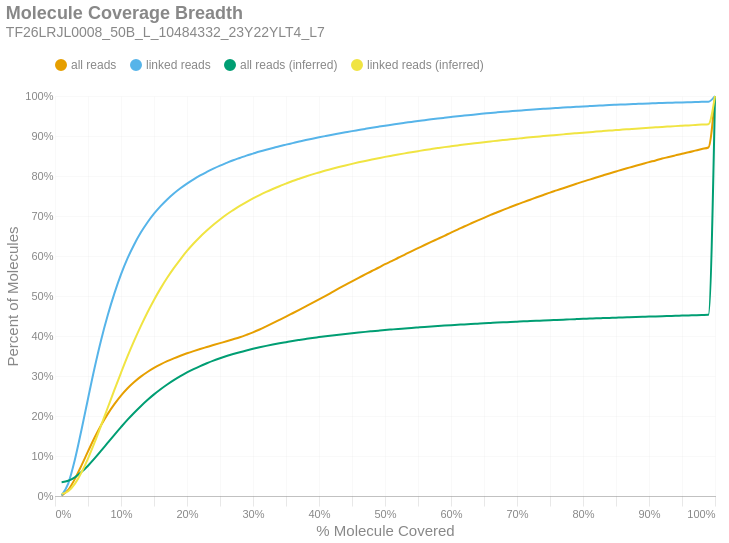

Notebook cell for this chart:
### Markdown cell above
### Molecule Read Coverage
This chart shows molecule coverage breadth as computed by the number of bases aligned to that molecule. In other words, "*how much of each unique long molecule is actually sequenced/aligned?*" Keep in mind there is a distinction between sequences and alignments, since some sequences belonging to a particular molecule may not align well and wouldn't appear in the alignment data. This chart also shows molecule coverage breadth as computed by the *inferred fragment* from which the aligned sequences originate. Unlike read coverage, this calculation takes into account the total insert size, including unsequenced gaps between the forward and reverse reads. Like the previous figures, these are cumulative percents.

### Code cell
if SKIPLR:
    print_html(f"Skipped")
else:
    binned_df = consolidated_hist(valids['coverage_bp'], mask, 0.01, True)
    binned_df_inf = consolidated_hist(valids['coverage_inserts'], mask, 0.01, True)
    binned_df = binned_df.with_columns(pl.lit(binned_df_inf['all reads (cumsum)']).alias('all reads (inferred)'))
    binned_df = binned_df.with_columns(pl.lit(binned_df_inf['linked reads (cumsum)']).alias('linked reads (inferred)'))
    binned_df = binned_df.with_columns(
        (pl.col('bin').cast(pl.Float64) + 0.01).alias('right_edge')
    )

    with SafeRender(binned_df):
        (
            density_plot(binned_df, 'Molecule Coverage Breadth', samplename, 'molcov', ['all reads (inferred)','linked reads (inferred)'])
            .encode(
                #x=alt.X('bin:Q', title="% Molecule Covered").axis(format = '%').scale(padding=0),
                x=alt.X('right_edge:Q', title="% Molecule Covered").axis(format='%').scale(padding=0),
                y=alt.Y('value:Q', title='Percent of Molecules')
                    .axis(format='%')
                    .stack(False)
                    .scale(domainMin=0, padding=0),
                color=alt.Color("key:N").scale(domain = ["all reads", "linked reads", "all reads (inferred)", "linked reads (inferred)"]),
                tooltip = [
                    alt.Tooltip("key:N", title = "Data Type"),
                    alt.Tooltip("range_label:N", title="% Molecule Covered"),
                    alt.Tooltip("value:Q", format = ".2%", title="% Molecules")
                ]
            )
        ).display()

### Figure 1 — Vega-Lite specification as saved in the notebook (floating-point values rounded to 4 significant figures)
{"width": "container", "height": 400, "config": {"title": {"anchor": "start", "dy": -15, "fontSize": 18, "color": "#888888", "subtitleColor": "#888888", "subtitleFontSize": 14}, "arc": {"fill": "#0072B2"}, "axis": {"domainColor": "#888888", "domainWidth": 0.5, "gridWidth": 0.2, "grid": false, "titleFontWeight": 400, "titleFontSize": 15, "labelFontSize": 11, "labelColor": "#888888", "tickColor": "#888888", "tickWidth": 0.2, "titleColor": "#888888"}, "axisBand": {"grid": false}, "axisX": {"grid": true, "tickSize": 10, "domainCap": "round"}, "axisY": {"domain": false, "grid": true, "tickSize": 0, "domainCap": "round"}, "background": "transparent", "header": {"labelFontSize": 15, "labelColor": "#888888", "titleFontSize": 15, "titleFontWeight": 600, "titleColor": "#888888"}, "legend": {"labelFont": "sans-serif", "labelFontSize": 12, "labelColor": "#888888", "symbolSize": 100, "symbolType": "circle", "titleFontSize": 12, "titlePadding": 10, "titleColor": "#888888", "title": null, "orient": "top"}, "range": {"category": ["#E69F00", "#56B4E9", "#009E73", "#F0E442", "#0072B2", "#D55E00", "#CC79A7", "#000000"], "diverging": ["#cfe8f3", "#a2d4ec", "#73bfe2", "#46abdb", "#1696d2", "#12719e"]}, "area": {"fill": "#0072B2", "fillOpacity": 0.7, "line": true, "strokeOpacity": 0.7}, "line": {"color": "#0072B2", "stroke": "#0072B2", "strokeWidth": 2}, "trail": {"color": "#0072B2", "stroke": "#0072B2", "strokeWidth": 0, "size": 1}, "point": {"filled": true, "fillOpacity": 1.0, "size": 95}, "text": {"color": "#888888", "fontSize": 11, "align": "right", "fontWeight": 400, "size": 11}, "bar": {"fill": "#0072B2", "stroke": null}, "view": {"stroke": null, "continuousWidth": 660, "continuousHeight": 400}}, "data": {"name": "data-1f99e1b36a46b7c0b797d29aba3ed7f3"}, "mark": {"type": "line", "interpolate": "monotone", "point": {"opacity": 0, "size": 275}}, "encoding": {"color": {"field": "key", "scale": {"domain": ["all reads", "linked reads", "all reads (inferred)", "linked reads (inferred)"]}, "type": "nominal"}, "tooltip": [{"field": "key", "title": "Data Type", "type": "nominal"}, {"field": "range_label", "title": "% Molecule Covered", "type": "nominal"}, {"field": "value", "format": ".2%", "title": "% Molecules", "type": "quantitative"}], "x": {"axis": {"format": "%"}, "field": "right_edge", "scale": {"padding": 0}, "title": "% Molecule Covered", "type": "quantitative"}, "y": {"axis": {"format": "%"}, "field": "value", "scale": {"domainMin": 0, "padding": 0}, "stack": false, "title": "Percent of Molecules", "type": "quantitative"}}, "params": [{"name": "param_c36ac31b6afebe62", "select": {"type": "point", "fields": ["key"]}, "bind": "legend"}], "title": {"text": "Molecule Coverage Breadth", "subtitle": "TF26LRJL0008_50B_L_10484332_23Y22YLT4_L7"}, "transform": [{"fold": ["all reads (cumsum)", "linked reads (cumsum)", "all reads (inferred)", "linked reads (inferred)"]}, {"calculate": "replace(datum.key, ' (cumsum)', '')", "as": "key"}, {"filter": {"param": "param_c36ac31b6afebe62"}}], "usermeta": {"embedOptions": {"downloadFileName": "TF26LRJL0008_50B_L_10484332_23Y22YLT4_L7.molcov"}}, "$schema": "https://vega.github.io/schema/vega-lite/v6.4.1.json", "datasets": {"data-1f99e1b36a46b7c0b797d29aba3ed7f3": [{"bin": "0.0", "interval": "0.0-0.01", "all reads": 0.00104, "linked reads": 0.001662, "all reads (cumsum)": 0.00104, "linked reads (cumsum)": 0.001662, "range_label": "0.0-0.01", "all reads (inferred)": 0.0345, "linked reads (inferred)": 0.005289, "right_edge": 0.01}, {"bin": "0.01", "interval": "0.01-0.02", "all reads": 0.01406, "linked reads": 0.02937, "all reads (cumsum)": 0.0151, "linked reads (cumsum)": 0.03103, "range_label": "0.01-0.02", "all reads (inferred)": 0.03799, "linked reads (inferred)": 0.01186, "right_edge": 0.02}, {"bin": "0.02", "interval": "0.02-0.03", "all reads": 0.02706, "linked reads": 0.05887, "all reads (cumsum)": 0.04216, "linked reads (cumsum)": 0.0899, "range_label": "0.02-0.03", "all reads (inferred)": 0.04668, "linked reads (inferred)": 0.03022, "right_edge": 0.03}, {"bin": "0.03", "interval": "0.03-0.04", "all reads": 0.03373, "linked reads": 0.07454, "all reads (cumsum)": 0.07589, "linked reads (cumsum)": 0.1644, "range_label": "0.03-0.04", "all reads (inferred)": 0.05975, "linked reads (inferred)": 0.05866, "right_edge": 0.04}, {"bin": "0.04", "interval": "0.04-0.05", "all reads": 0.03555, "linked reads": 0.07887, "all reads (cumsum)": 0.1114, "linked reads (cumsum)": 0.2433, "range_label": "0.04-0.05", "all reads (inferred)": 0.07573, "linked reads (inferred)": 0.09367, "right_edge": 0.05}, {"bin": "0.05", "interval": "0.05-0.06", "all reads": 0.03477, "linked reads": 0.07734, "all reads (cumsum)": 0.1462, "linked reads (cumsum)": 0.3207, "range_label": "0.05-0.06", "all reads (inferred)": 0.09394, "linked reads (inferred)": 0.1339, "right_edge": 0.06}, {"bin": "0.06", "interval": "0.06-0.07", "all reads": 0.03152, "linked reads": 0.07014, "all reads (cumsum)": 0.1777, "linked reads (cumsum)": 0.3908, "range_label": "0.06-0.07", "all reads (inferred)": 0.1133, "linked reads (inferred)": 0.177, "right_edge": 0.07}, {"bin": "0.07", "interval": "0.07-0.08", "all reads": 0.0276, "linked reads": 0.06148, "all reads (cumsum)": 0.2053, "linked reads (cumsum)": 0.4523, "range_label": "0.07-0.08", "all reads (inferred)": 0.1332, "linked reads (inferred)": 0.2212, "right_edge": 0.08}, {"bin": "0.08", "interval": "0.08-0.09", "all reads": 0.02438, "linked reads": 0.05429, "all reads (cumsum)": 0.2297, "linked reads (cumsum)": 0.5066, "range_label": "0.08-0.09", "all reads (inferred)": 0.153, "linked reads (inferred)": 0.2652, "right_edge": 0.09}, {"bin": "0.09", "interval": "0.09-0.1", "all reads": 0.02135, "linked reads": 0.04747, "all reads (cumsum)": 0.2511, "linked reads (cumsum)": 0.554, "range_label": "0.09-0.1", "all reads (inferred)": 0.1722, "linked reads (inferred)": 0.3079, "right_edge": 0.1}, {"bin": "0.1", "interval": "0.1-0.11", "all reads": 0.01833, "linked reads": 0.04062, "all reads (cumsum)": 0.2694, "linked reads (cumsum)": 0.5947, "range_label": "0.1-0.11", "all reads (inferred)": 0.1909, "linked reads (inferred)": 0.3494, "right_edge": 0.11}, {"bin": "0.11", "interval": "0.11-0.12", "all reads": 0.01551, "linked reads": 0.03429, "all reads (cumsum)": 0.2849, "linked reads (cumsum)": 0.6289, "range_label": "0.11-0.12", "all reads (inferred)": 0.2083, "linked reads (inferred)": 0.3882, "right_edge": 0.12}, {"bin": "0.12", "interval": "0.12-0.13", "all reads": 0.01347, "linked reads": 0.02953, "all reads (cumsum)": 0.2984, "linked reads (cumsum)": 0.6585, "range_label": "0.12-0.13", "all reads (inferred)": 0.2245, "linked reads (inferred)": 0.4245, "right_edge": 0.13}, {"bin": "0.13", "interval": "0.13-0.14", "all reads": 0.01158, "linked reads": 0.02523, "all reads (cumsum)": 0.31, "linked reads (cumsum)": 0.6837, "range_label": "0.13-0.14", "all reads (inferred)": 0.2399, "linked reads (inferred)": 0.4587, "right_edge": 0.14}, {"bin": "0.14", "interval": "0.14-0.15", "all reads": 0.01016, "linked reads": 0.02198, "all reads (cumsum)": 0.3201, "linked reads (cumsum)": 0.7057, "range_label": "0.14-0.15", "all reads (inferred)": 0.254, "linked reads (inferred)": 0.4902, "right_edge": 0.15}, {"bin": "0.15", "interval": "0.15-0.16", "all reads": 0.008948, "linked reads": 0.01905, "all reads (cumsum)": 0.3291, "linked reads (cumsum)": 0.7247, "range_label": "0.15-0.16", "all reads (inferred)": 0.2669, "linked reads (inferred)": 0.5191, "right_edge": 0.16}, {"bin": "0.16", "interval": "0.16-0.17", "all reads": 0.007995, "linked reads": 0.01674, "all reads (cumsum)": 0.3371, "linked reads (cumsum)": 0.7415, "range_label": "0.16-0.17", "all reads (inferred)": 0.2788, "linked reads (inferred)": 0.5455, "right_edge": 0.17}, {"bin": "0.17", "interval": "0.17-0.18", "all reads": 0.007176, "linked reads": 0.01482, "all reads (cumsum)": 0.3442, "linked reads (cumsum)": 0.7563, "range_label": "0.17-0.18", "all reads (inferred)": 0.2896, "linked reads (inferred)": 0.5696, "right_edge": 0.18}, {"bin": "0.18", "interval": "0.18-0.19", "all reads": 0.006485, "linked reads": 0.01303, "all reads (cumsum)": 0.3507, "linked reads (cumsum)": 0.7693, "range_label": "0.18-0.19", "all reads (inferred)": 0.2996, "linked reads (inferred)": 0.5918, "right_edge": 0.19}, {"bin": "0.19", "interval": "0.19-0.2", "all reads": 0.006011, "linked reads": 0.01178, "all reads (cumsum)": 0.3567, "linked reads (cumsum)": 0.7811, "range_label": "0.19-0.2", "all reads (inferred)": 0.3089, "linked reads (inferred)": 0.6126, "right_edge": 0.2}, {"bin": "0.2", "interval": "0.2-0.21", "all reads": 0.005544, "linked reads": 0.01059, "all reads (cumsum)": 0.3623, "linked reads (cumsum)": 0.7917, "range_label": "0.2-0.21", "all reads (inferred)": 0.3172, "linked reads (inferred)": 0.6312, "right_edge": 0.21}, {"bin": "0.21", "interval": "0.21-0.22", "all reads": 0.005222, "linked reads": 0.009769, "all reads (cumsum)": 0.3675, "linked reads (cumsum)": 0.8015, "range_label": "0.21-0.22", "all reads (inferred)": 0.3249, "linked reads (inferred)": 0.6483, "right_edge": 0.22}, {"bin": "0.22", "interval": "0.22-0.23", "all reads": 0.004969, "linked reads": 0.008714, "all reads (cumsum)": 0.3725, "linked reads (cumsum)": 0.8102, "range_label": "0.22-0.23", "all reads (inferred)": 0.3318, "linked reads (inferred)": 0.6635, "right_edge": 0.23}, {"bin": "0.23", "interval": "0.23-0.24", "all reads": 0.00495, "linked reads": 0.008217, "all reads (cumsum)": 0.3774, "linked reads (cumsum)": 0.8184, "range_label": "0.23-0.24", "all reads (inferred)": 0.3383, "linked reads (inferred)": 0.6781, "right_edge": 0.24}, {"bin": "0.24", "interval": "0.24-0.25", "all reads": 0.004764, "linked reads": 0.007598, "all reads (cumsum)": 0.3822, "linked reads (cumsum)": 0.826, "range_label": "0.24-0.25", "all reads (inferred)": 0.3443, "linked reads (inferred)": 0.6913, "right_edge": 0.25}, {"bin": "0.25", "interval": "0.25-0.26", "all reads": 0.004652, "linked reads": 0.00677, "all reads (cumsum)": 0.3868, "linked reads (cumsum)": 0.8328, "range_label": "0.25-0.26", "all reads (inferred)": 0.3499, "linked reads (inferred)": 0.7038, "right_edge": 0.26}, {"bin": "0.26", "interval": "0.26-0.27", "all reads": 0.004955, "linked reads": 0.006619, "all reads (cumsum)": 0.3918, "linked reads (cumsum)": 0.8394, "range_label": "0.26-0.27", "all reads (inferred)": 0.3548, "linked reads (inferred)": 0.7148, "right_edge": 0.27}, {"bin": "0.27", "interval": "0.27-0.28", "all reads": 0.005139, "linked reads": 0.005776, "all reads (cumsum)": 0.3969, "linked reads (cumsum)": 0.8452, "range_label": "0.27-0.28", "all reads (inferred)": 0.3595, "linked reads (inferred)": 0.7253, "right_edge": 0.28}, {"bin": "0.28", "interval": "0.28-0.29", "all reads": 0.005901, "linked reads": 0.005756, "all reads (cumsum)": 0.4028, "linked reads (cumsum)": 0.8509, "range_label": "0.28-0.29", "all reads (inferred)": 0.3639, "linked reads (inferred)": 0.7349, "right_edge": 0.29}, {"bin": "0.29", "interval": "0.29-0.3", "all reads": 0.006295, "linked reads": 0.005111, "all reads (cumsum)": 0.4091, "linked reads (cumsum)": 0.856, "range_label": "0.29-0.3", "all reads (inferred)": 0.3679, "linked reads (inferred)": 0.7439, "right_edge": 0.3}, {"bin": "0.3", "interval": "0.3-0.31", "all reads": 0.007163, "linked reads": 0.005072, "all reads (cumsum)": 0.4163, "linked reads (cumsum)": 0.8611, "range_label": "0.3-0.31", "all reads (inferred)": 0.3717, "linked reads (inferred)": 0.7524, "right_edge": 0.31}, {"bin": "0.31", "interval": "0.31-0.32", "all reads": 0.007737, "linked reads": 0.004628, "all reads (cumsum)": 0.424, "linked reads (cumsum)": 0.8657, "range_label": "0.31-0.32", "all reads (inferred)": 0.3753, "linked reads (inferred)": 0.7603, "right_edge": 0.32}, {"bin": "0.32", "interval": "0.32-0.33", "all reads": 0.007978, "linked reads": 0.004322, "all reads (cumsum)": 0.432, "linked reads (cumsum)": 0.8701, "range_label": "0.32-0.33", "all reads (inferred)": 0.3786, "linked reads (inferred)": 0.7675, "right_edge": 0.33}, {"bin": "0.33", "interval": "0.33-0.34", "all reads": 0.008123, "linked reads": 0.004416, "all reads (cumsum)": 0.4401, "linked reads (cumsum)": 0.8745, "range_label": "0.33-0.34", "all reads (inferred)": 0.3817, "linked reads (inferred)": 0.7745, "right_edge": 0.34}, {"bin": "0.34", "interval": "0.34-0.35", "all reads": 0.008237, "linked reads": 0.003918, "all reads (cumsum)": 0.4484, "linked reads (cumsum)": 0.8784, "range_label": "0.34-0.35", "all reads (inferred)": 0.3846, "linked reads (inferred)": 0.781, "right_edge": 0.35}, {"bin": "0.35", "interval": "0.35-0.36", "all reads": 0.008515, "linked reads": 0.003819, "all reads (cumsum)": 0.4569, "linked reads (cumsum)": 0.8822, "range_label": "0.35-0.36", "all reads (inferred)": 0.3875, "linked reads (inferred)": 0.7875, "right_edge": 0.36}, {"bin": "0.36", "interval": "0.36-0.37", "all reads": 0.008554, "linked reads": 0.003826, "all reads (cumsum)": 0.4654, "linked reads (cumsum)": 0.886, "range_label": "0.36-0.37", "all reads (inferred)": 0.3902, "linked reads (inferred)": 0.7932, "right_edge": 0.37}, {"bin": "0.37", "interval": "0.37-0.38", "all reads": 0.008593, "linked reads": 0.003767, "all reads (cumsum)": 0.474, "linked reads (cumsum)": 0.8898, "range_label": "0.37-0.38", "all reads (inferred)": 0.3927, "linked reads (inferred)": 0.7988, "right_edge": 0.38}, {"bin": "0.38", "interval": "0.38-0.39", "all reads": 0.008646, "linked reads": 0.003531, "all reads (cumsum)": 0.4827, "linked reads (cumsum)": 0.8933, "range_label": "0.38-0.39", "all reads (inferred)": 0.3951, "linked reads (inferred)": 0.8041, "right_edge": 0.39}, {"bin": "0.39", "interval": "0.39-0.4", "all reads": 0.008838, "linked reads": 0.003353, "all reads (cumsum)": 0.4915, "linked reads (cumsum)": 0.8967, "range_label": "0.39-0.4", "all reads (inferred)": 0.3973, "linked reads (inferred)": 0.8089, "right_edge": 0.4}, {"bin": "0.4", "interval": "0.4-0.41", "all reads": 0.008978, "linked reads": 0.003249, "all reads (cumsum)": 0.5005, "linked reads (cumsum)": 0.8999, "range_label": "0.4-0.41", "all reads (inferred)": 0.3995, "linked reads (inferred)": 0.8138, "right_edge": 0.41}, {"bin": "0.41", "interval": "0.41-0.42", "all reads": 0.009255, "linked reads": 0.003206, "all reads (cumsum)": 0.5097, "linked reads (cumsum)": 0.9031, "range_label": "0.41-0.42", "all reads (inferred)": 0.4015, "linked reads (inferred)": 0.8182, "right_edge": 0.42}, {"bin": "0.42", "interval": "0.42-0.43", "all reads": 0.009213, "linked reads": 0.003041, "all reads (cumsum)": 0.519, "linked reads (cumsum)": 0.9062, "range_label": "0.42-0.43", "all reads (inferred)": 0.4034, "linked reads (inferred)": 0.8224, "right_edge": 0.43}, {"bin": "0.43", "interval": "0.43-0.44", "all reads": 0.008913, "linked reads": 0.003001, "all reads (cumsum)": 0.5279, "linked reads (cumsum)": 0.9092, "range_label": "0.43-0.44", "all reads (inferred)": 0.4052, "linked reads (inferred)": 0.8265, "right_edge": 0.44}, {"bin": "0.44", "interval": "0.44-0.45", "all reads": 0.008882, "linked reads": 0.00298, "all reads (cumsum)": 0.5367, "linked reads (cumsum)": 0.9122, "range_label": "0.44-0.45", "all reads (inferred)": 0.407, "linked reads (inferred)": 0.8304, "right_edge": 0.45}, {"bin": "0.45", "interval": "0.45-0.46", "all reads": 0.008692, "linked reads": 0.002796, "all reads (cumsum)": 0.5454, "linked reads (cumsum)": 0.915, "range_label": "0.45-0.46", "all reads (inferred)": 0.4087, "linked reads (inferred)": 0.8341, "right_edge": 0.46}, {"bin": "0.46", "interval": "0.46-0.47", "all reads": 0.00849, "linked reads": 0.002816, "all reads (cumsum)": 0.5539, "linked reads (cumsum)": 0.9178, "range_label": "0.46-0.47", "all reads (inferred)": 0.4103, "linked reads (inferred)": 0.8377, "right_edge": 0.47}, {"bin": "0.47", "interval": "0.47-0.48", "all reads": 0.008533, "linked reads": 0.002775, "all reads (cumsum)": 0.5625, "linked reads (cumsum)": 0.9205, "range_label": "0.47-0.48", "all reads (inferred)": 0.4119, "linked reads (inferred)": 0.8411, "right_edge": 0.48}, {"bin": "0.48", "interval": "0.48-0.49", "all reads": 0.008132, "linked reads": 0.00269, "all reads (cumsum)": 0.5706, "linked reads (cumsum)": 0.9232, "range_label": "0.48-0.49", "all reads (inferred)": 0.4134, "linked reads (inferred)": 0.8445, "right_edge": 0.49}, {"bin": "0.49", "interval": "0.49-0.5", "all reads": 0.008938, "linked reads": 0.002602, "all reads (cumsum)": 0.5795, "linked reads (cumsum)": 0.9258, "range_label": "0.49-0.5", "all reads (inferred)": 0.4149, "linked reads (inferred)": 0.8478, "right_edge": 0.5}, {"bin": "0.5", "interval": "0.5-0.51", "all reads": 0.007642, "linked reads": 0.002379, "all reads (cumsum)": 0.5872, "linked reads (cumsum)": 0.9282, "range_label": "0.5-0.51", "all reads (inferred)": 0.4163, "linked reads (inferred)": 0.8508, "right_edge": 0.51}, {"bin": "0.51", "interval": "0.51-0.52", "all reads": 0.008487, "linked reads": 0.002509, "all reads (cumsum)": 0.5957, "linked reads (cumsum)": 0.9307, "range_label": "0.51-0.52", "all reads (inferred)": 0.4176, "linked reads (inferred)": 0.8538, "right_edge": 0.52}, {"bin": "0.52", "interval": "0.52-0.53", "all reads": 0.008021, "linked reads": 0.00227, "all reads (cumsum)": 0.6037, "linked reads (cumsum)": 0.933, "range_label": "0.52-0.53", "all reads (inferred)": 0.4189, "linked reads (inferred)": 0.8566, "right_edge": 0.53}, {"bin": "0.53", "interval": "0.53-0.54", "all reads": 0.007999, "linked reads": 0.002194, "all reads (cumsum)": 0.6117, "linked reads (cumsum)": 0.9352, "range_label": "0.53-0.54", "all reads (inferred)": 0.4202, "linked reads (inferred)": 0.8594, "right_edge": 0.54}, {"bin": "0.54", "interval": "0.54-0.55", "all reads": 0.007887, "linked reads": 0.00227, "all reads (cumsum)": 0.6196, "linked reads (cumsum)": 0.9375, "range_label": "0.54-0.55", "all reads (inferred)": 0.4214, "linked reads (inferred)": 0.8621, "right_edge": 0.55}, {"bin": "0.55", "interval": "0.55-0.56", "all reads": 0.007977, "linked reads": 0.002067, "all reads (cumsum)": 0.6275, "linked reads (cumsum)": 0.9395, "range_label": "0.55-0.56", "all reads (inferred)": 0.4227, "linked reads (inferred)": 0.8648, "right_edge": 0.56}, {"bin": "0.56", "interval": "0.56-0.57", "all reads": 0.007765, "linked reads": 0.002103, "all reads (cumsum)": 0.6353, "linked reads (cumsum)": 0.9416, "range_label": "0.56-0.57", "all reads (inferred)": 0.4238, "linked reads (inferred)": 0.8673, "right_edge": 0.57}, {"bin": "0.57", "interval": "0.57-0.58", "all reads": 0.007536, "linked reads": 0.002027, "all reads (cumsum)": 0.6428, "linked reads (cumsum)": 0.9437, "range_label": "0.57-0.58", "all reads (inferred)": 0.4249, "linked reads (inferred)": 0.8698, "right_edge": 0.58}, {"bin": "0.58", "interval": "0.58-0.59", "all reads": 0.007665, "linked reads": 0.001923, "all reads (cumsum)": 0.6505, "linked reads (cumsum)": 0.9456, "range_label": "0.58-0.59", "all reads (inferred)": 0.426, "linked reads (inferred)": 0.8722, "right_edge": 0.59}, {"bin": "0.59", "interval": "0.59-0.6", "all reads": 0.007994, "linked reads": 0.001894, "all reads (cumsum)": 0.6585, "linked reads (cumsum)": 0.9475, "range_label": "0.59-0.6", "all reads (inferred)": 0.427, "linked reads (inferred)": 0.8744, "right_edge": 0.6}, {"bin": "0.6", "interval": "0.6-0.61", "all reads": 0.007553, "linked reads": 0.00186, "all reads (cumsum)": 0.6661, "linked reads (cumsum)": 0.9493, "range_label": "0.6-0.61", "all reads (inferred)": 0.428, "linked reads (inferred)": 0.8765, "right_edge": 0.61}, {"bin": "0.61", "interval": "0.61-0.62", "all reads": 0.007761, "linked reads": 0.001723, "all reads (cumsum)": 0.6738, "linked reads (cumsum)": 0.9511, "range_label": "0.61-0.62", "all reads (inferred)": 0.429, "linked reads (inferred)": 0.8786, "right_edge": 0.62}, {"bin": "0.62", "interval": "0.62-0.63", "all reads": 0.007412, "linked reads": 0.001691, "all reads (cumsum)": 0.6812, "linked reads (cumsum)": 0.9528, "range_label": "0.62-0.63", "all reads (inferred)": 0.4299, "linked reads (inferred)": 0.8807, "right_edge": 0.63}, {"bin": "0.63", "interval": "0.63-0.64", "all reads": 0.007243, "linked reads": 0.001716, "all reads (cumsum)": 0.6885, "linked reads (cumsum)": 0.9545, "range_label": "0.63-0.64", "all reads (inferred)": 0.4309, "linked reads (inferred)": 0.8826, "right_edge": 0.64}, {"bin": "0.64", "interval": "0.64-0.65", "all reads": 0.007013, "linked reads": 0.001574, "all reads (cumsum)": 0.6955, "linked reads (cumsum)": 0.956, "range_label": "0.64-0.65", "all reads (inferred)": 0.4318, "linked reads (inferred)": 0.8846, "right_edge": 0.65}, {"bin": "0.65", "interval": "0.65-0.66", "all reads": 0.007147, "linked reads": 0.001607, "all reads (cumsum)": 0.7026, "linked reads (cumsum)": 0.9577, "range_label": "0.65-0.66", "all reads (inferred)": 0.4326, "linked reads (inferred)": 0.8865, "right_edge": 0.66}, {"bin": "0.66", "interval": "0.66-0.67", "all reads": 0.006631, "linked reads": 0.001474, "all reads (cumsum)": 0.7093, "linked reads (cumsum)": 0.9591, "range_label": "0.66-0.67", "all reads (inferred)": 0.4335, "linked reads (inferred)": 0.8883, "right_edge": 0.67}, {"bin": "0.67", "interval": "0.67-0.68", "all reads": 0.006712, "linked reads": 0.001423, "all reads (cumsum)": 0.716, "linked reads (cumsum)": 0.9605, "range_label": "0.67-0.68", "all reads (inferred)": 0.4343, "linked reads (inferred)": 0.89, "right_edge": 0.68}, {"bin": "0.68", "interval": "0.68-0.69", "all reads": 0.006408, "linked reads": 0.00135, "all reads (cumsum)": 0.7224, "linked reads (cumsum)": 0.9619, "range_label": "0.68-0.69", "all reads (inferred)": 0.4351, "linked reads (inferred)": 0.8917, "right_edge": 0.69}, {"bin": "0.69", "interval": "0.69-0.7", "all reads": 0.006382, "linked reads": 0.001348, "all reads (cumsum)": 0.7288, "linked reads (cumsum)": 0.9632, "range_label": "0.69-0.7", "all reads (inferred)": 0.4359, "linked reads (inferred)": 0.8934, "right_edge": 0.7}, {"bin": "0.7", "interval": "0.7-0.71", "all reads": 0.006009, "linked reads": 0.001148, "all reads (cumsum)": 0.7348, "linked reads (cumsum)": 0.9644, "range_label": "0.7-0.71", "all reads (inferred)": 0.4367, "linked reads (inferred)": 0.8952, "right_edge": 0.71}, {"bin": "0.71", "interval": "0.71-0.72", "all reads": 0.005998, "linked reads": 0.001136, "all reads (cumsum)": 0.7408, "linked reads (cumsum)": 0.9655, "range_label": "0.71-0.72", "all reads (inferred)": 0.4374, "linked reads (inferred)": 0.8966, "right_edge": 0.72}, {"bin": "0.72", "interval": "0.72-0.73", "all reads": 0.005998, "linked reads": 0.001163, "all reads (cumsum)": 0.7468, "linked reads (cumsum)": 0.9667, "range_label": "0.72-0.73", "all reads (inferred)": 0.4381, "linked reads (inferred)": 0.8981, "right_edge": 0.73}, {"bin": "0.73", "interval": "0.73-0.74", "all reads": 0.005798, "linked reads": 0.001145, "all reads (cumsum)": 0.7526, "linked reads (cumsum)": 0.9678, "range_label": "0.73-0.74", "all reads (inferred)": 0.4388, "linked reads (inferred)": 0.8997, "right_edge": 0.74}, {"bin": "0.74", "interval": "0.74-0.75", "all reads": 0.005887, "linked reads": 0.001138, "all reads (cumsum)": 0.7585, "linked reads (cumsum)": 0.969, "range_label": "0.74-0.75", "all reads (inferred)": 0.4395, "linked reads (inferred)": 0.9013, "right_edge": 0.75}, {"bin": "0.75", "interval": "0.75-0.76", "all reads": 0.005486, "linked reads": 0.00106, "all reads (cumsum)": 0.7639, "linked reads (cumsum)": 0.97, "range_label": "0.75-0.76", "all reads (inferred)": 0.4402, "linked reads (inferred)": 0.9026, "right_edge": 0.76}, {"bin": "0.76", "interval": "0.76-0.77", "all reads": 0.005599, "linked reads": 0.001033, "all reads (cumsum)": 0.7695, "linked reads (cumsum)": 0.9711, "range_label": "0.76-0.77", "all reads (inferred)": 0.4408, "linked reads (inferred)": 0.9041, "right_edge": 0.77}, {"bin": "0.77", "interval": "0.77-0.78", "all reads": 0.005491, "linked reads": 0.0009615, "all reads (cumsum)": 0.775, "linked reads (cumsum)": 0.972, "range_label": "0.77-0.78", "all reads (inferred)": 0.4416, "linked reads (inferred)": 0.9056, "right_edge": 0.78}, {"bin": "0.78", "interval": "0.78-0.79", "all reads": 0.005403, "linked reads": 0.0009561, "all reads (cumsum)": 0.7804, "linked reads (cumsum)": 0.973, "range_label": "0.78-0.79", "all reads (inferred)": 0.4422, "linked reads (inferred)": 0.907, "right_edge": 0.79}, {"bin": "0.79", "interval": "0.79-0.8", "all reads": 0.00554, "linked reads": 0.0009435, "all reads (cumsum)": 0.786, "linked reads (cumsum)": 0.9739, "range_label": "0.79-0.8", "all reads (inferred)": 0.4428, "linked reads (inferred)": 0.9083, "right_edge": 0.8}, {"bin": "0.8", "interval": "0.8-0.81", "all reads": 0.005068, "linked reads": 0.0008734, "all reads (cumsum)": 0.791, "linked reads (cumsum)": 0.9748, "range_label": "0.8-0.81", "all reads (inferred)": 0.4434, "linked reads (inferred)": 0.9096, "right_edge": 0.81}, {"bin": "0.81", "interval": "0.81-0.82", "all reads": 0.005202, "linked reads": 0.0008752, "all reads (cumsum)": 0.7962, "linked reads (cumsum)": 0.9757, "range_label": "0.81-0.82", "all reads (inferred)": 0.4441, "linked reads (inferred)": 0.911, "right_edge": 0.82}, {"bin": "0.82", "interval": "0.82-0.83", "all reads": 0.005123, "linked reads": 0.0007997, "all reads (cumsum)": 0.8014, "linked reads (cumsum)": 0.9765, "range_label": "0.82-0.83", "all reads (inferred)": 0.4447, "linked reads (inferred)": 0.9123, "right_edge": 0.83}, {"bin": "0.83", "interval": "0.83-0.84", "all reads": 0.005076, "linked reads": 0.0008501, "all reads (cumsum)": 0.8064, "linked reads (cumsum)": 0.9773, "range_label": "0.83-0.84", "all reads (inferred)": 0.4453, "linked reads (inferred)": 0.9135, "right_edge": 0.84}, {"bin": "0.84", "interval": "0.84-0.85", "all reads": 0.004914, "linked reads": 0.0007332, "all reads (cumsum)": 0.8114, "linked reads (cumsum)": 0.9781, "range_label": "0.84-0.85", "all reads (inferred)": 0.4458, "linked reads (inferred)": 0.9147, "right_edge": 0.85}, {"bin": "0.85", "interval": "0.85-0.86", "all reads": 0.004888, "linked reads": 0.0007081, "all reads (cumsum)": 0.8162, "linked reads (cumsum)": 0.9788, "range_label": "0.85-0.86", "all reads (inferred)": 0.4464, "linked reads (inferred)": 0.9159, "right_edge": 0.86}, {"bin": "0.86", "interval": "0.86-0.87", "all reads": 0.004656, "linked reads": 0.0007225, "all reads (cumsum)": 0.8209, "linked reads (cumsum)": 0.9795, "range_label": "0.86-0.87", "all reads (inferred)": 0.4469, "linked reads (inferred)": 0.9171, "right_edge": 0.87}, {"bin": "0.87", "interval": "0.87-0.88", "all reads": 0.004667, "linked reads": 0.0006344, "all reads (cumsum)": 0.8256, "linked reads (cumsum)": 0.9801, "range_label": "0.87-0.88", "all reads (inferred)": 0.4475, "linked reads (inferred)": 0.9183, "right_edge": 0.88}, {"bin": "0.88", "interval": "0.88-0.89", "all reads": 0.004602, "linked reads": 0.0006416, "all reads (cumsum)": 0.8302, "linked reads (cumsum)": 0.9808, "range_label": "0.88-0.89", "all reads (inferred)": 0.448, "linked reads (inferred)": 0.9194, "right_edge": 0.89}, {"bin": "0.89", "interval": "0.89-0.9", "all reads": 0.004545, "linked reads": 0.0005913, "all reads (cumsum)": 0.8347, "linked reads (cumsum)": 0.9814, "range_label": "0.89-0.9", "all reads (inferred)": 0.4485, "linked reads (inferred)": 0.9205, "right_edge": 0.9}, {"bin": "0.9", "interval": "0.9-0.91", "all reads": 0.004187, "linked reads": 0.0005445, "all reads (cumsum)": 0.8389, "linked reads (cumsum)": 0.9819, "range_label": "0.9-0.91", "all reads (inferred)": 0.449, "linked reads (inferred)": 0.9216, "right_edge": 0.91}, {"bin": "0.91", "interval": "0.91-0.92", "all reads": 0.004702, "linked reads": 0.0006092, "all reads (cumsum)": 0.8436, "linked reads (cumsum)": 0.9825, "range_label": "0.91-0.92", "all reads (inferred)": 0.4495, "linked reads (inferred)": 0.9227, "right_edge": 0.92}, {"bin": "0.92", "interval": "0.92-0.93", "all reads": 0.003886, "linked reads": 0.0005266, "all reads (cumsum)": 0.8475, "linked reads (cumsum)": 0.983, "range_label": "0.92-0.93", "all reads (inferred)": 0.45, "linked reads (inferred)": 0.9237, "right_edge": 0.93}, {"bin": "0.93", "interval": "0.93-0.94", "all reads": 0.004105, "linked reads": 0.0004978, "all reads (cumsum)": 0.8516, "linked reads (cumsum)": 0.9835, "range_label": "0.93-0.94", "all reads (inferred)": 0.4505, "linked reads (inferred)": 0.9247, "right_edge": 0.94}, {"bin": "0.94", "interval": "0.94-0.95", "all reads": 0.004171, "linked reads": 0.0005212, "all reads (cumsum)": 0.8558, "linked reads (cumsum)": 0.9841, "range_label": "0.94-0.95", "all reads (inferred)": 0.451, "linked reads (inferred)": 0.9256, "right_edge": 0.95}, {"bin": "0.95", "interval": "0.95-0.96", "all reads": 0.003534, "linked reads": 0.0004223, "all reads (cumsum)": 0.8593, "linked reads (cumsum)": 0.9845, "range_label": "0.95-0.96", "all reads (inferred)": 0.4515, "linked reads (inferred)": 0.9266, "right_edge": 0.96}, {"bin": "0.96", "interval": "0.96-0.97", "all reads": 0.00408, "linked reads": 0.0004151, "all reads (cumsum)": 0.8634, "linked reads (cumsum)": 0.9849, "range_label": "0.96-0.97", "all reads (inferred)": 0.4519, "linked reads (inferred)": 0.9275, "right_edge": 0.97}, {"bin": "0.97", "interval": "0.97-0.98", "all reads": 0.004057, "linked reads": 0.0004673, "all reads (cumsum)": 0.8674, "linked reads (cumsum)": 0.9854, "range_label": "0.97-0.98", "all reads (inferred)": 0.4524, "linked reads (inferred)": 0.9285, "right_edge": 0.98}, {"bin": "0.98", "interval": "0.98-0.99", "all reads": 0.00383, "linked reads": 0.0003972, "all reads (cumsum)": 0.8713, "linked reads (cumsum)": 0.9858, "range_label": "0.98-0.99", "all reads (inferred)": 0.4529, "linked reads (inferred)": 0.9295, "right_edge": 0.99}, {"bin": "0.99", "interval": "0.99-1.0", "all reads": 0.1287, "linked reads": 0.01424, "all reads (cumsum)": 1.0, "linked reads (cumsum)": 1.0, "range_label": "0.99-1.0", "all reads (inferred)": 1.0, "linked reads (inferred)": 1.0, "right_edge": 1.0}]}}
